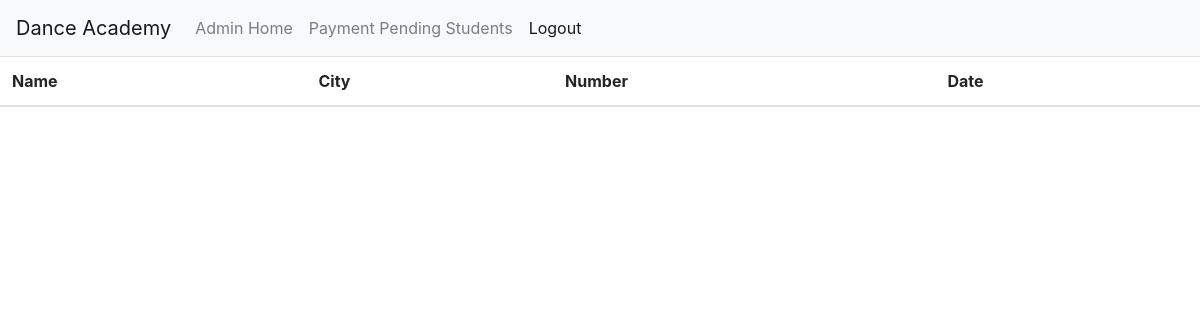
The page /studentspaymentpending (signed in) on the database as committed earlier.
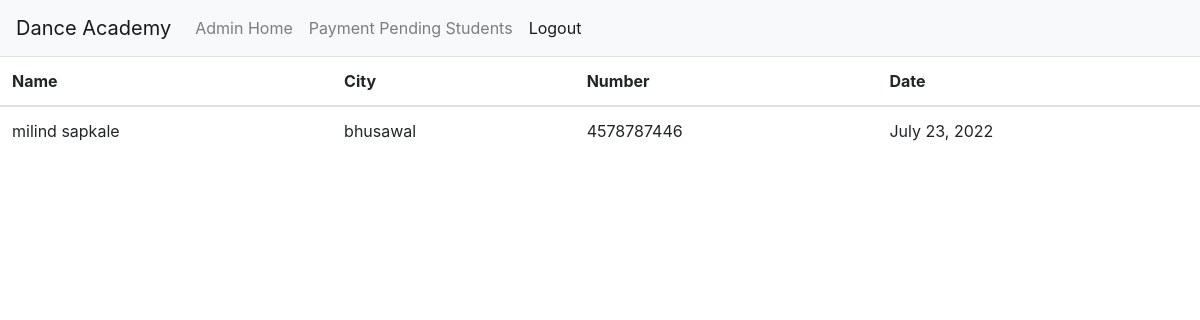
The same page on the database as committed later.
### start/models.py (models this page shows, shortened)
class studentpaymentremaining(models.Model):
    name  =  models.CharField(max_length=122)
    city = models.CharField(max_length=122)
    number = models.CharField(max_length=122)
    date = models.DateField()

### start/views.py (the view)
# urls.py: path('studentspaymentpending',views.studentspaymentpending,name='studentspaymentpending')
def studentspaymentpending(request):
    if request.user.is_anonymous:
        return redirect("login_view")
    sinfo = studentpaymentremaining.objects.all()
    if(sinfo.count() == 0 ):
        print("no")
    return render(request,'studentspaymentpending.html',{'sinf' : sinfo})

### templates/studentspaymentpending.html (shortened to what this page needs)
<!doctype html>
<html lang="en">
  <head>
    <link rel="stylesheet" href="https://cdn.jsdelivr.net/npm/bootstrap@4.3.1/dist/css/bootstrap.min.css">
  </head>
  <body>
    <nav class="navbar navbar-expand-lg navbar-light bg-light" name="nav">
      <a class="navbar-brand" href="#">Dance Academy</a>
        <div class="collapse navbar-collapse" id="navbarSupportedContent">
          <ul class="navbar-nav mr-auto">
            <li class="nav-item">
                <a class="nav-link" href="admindashboard">Admin Home</a>
              </li>
            <li class="nav-item">
              <a class="nav-link" href="studentspaymentpending">Payment Pending Students</a>
            </li>
            <li class="nav-item active">
              <a class="nav-link" href="logoutuser">Logout<span class="sr-only">(current)</span></a>
            </li>
            </ul>
      </div>
    </nav>
    <table class="table">
        <thead>
          <tr>
            <th scope="col">Name</th>
            <th scope="col">City</th>
            <th scope="col">Number</th>
            <th scope="col">Date</th>
          </tr>
        </thead>
        <tbody>
            {% for si in sinf  %}
          <tr>
            <td>{{si.name}}</td>
            <td>{{si.city}}</td>
            <td>{{si.number}}</td>
            <td>{{si.date}}</td>
          </tr>
          {% endfor %}
        </tbody>
      </table>
  </body>
</html>

Rows that differ between the two databases and show on the page:
added studentpaymentremaining: name "milind sapkale", city "bhusawal", number "4578787446", date "July 23, 2022"
